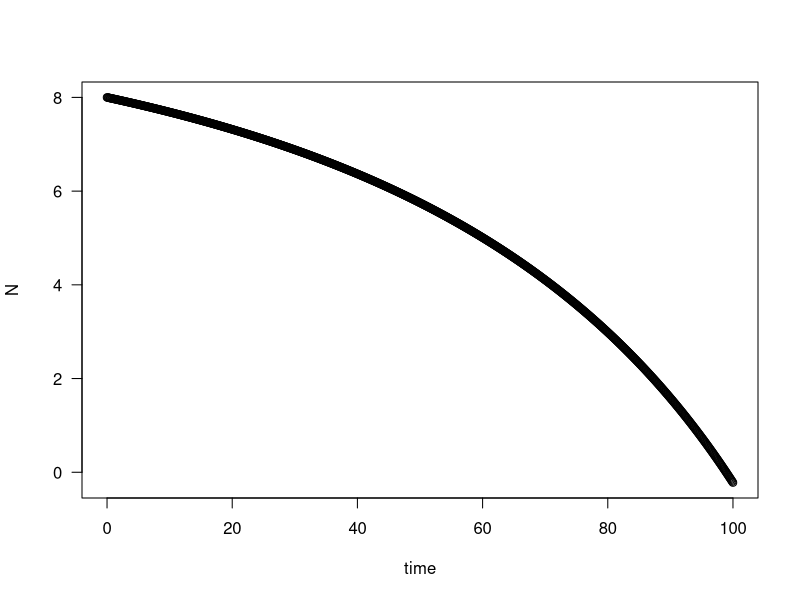
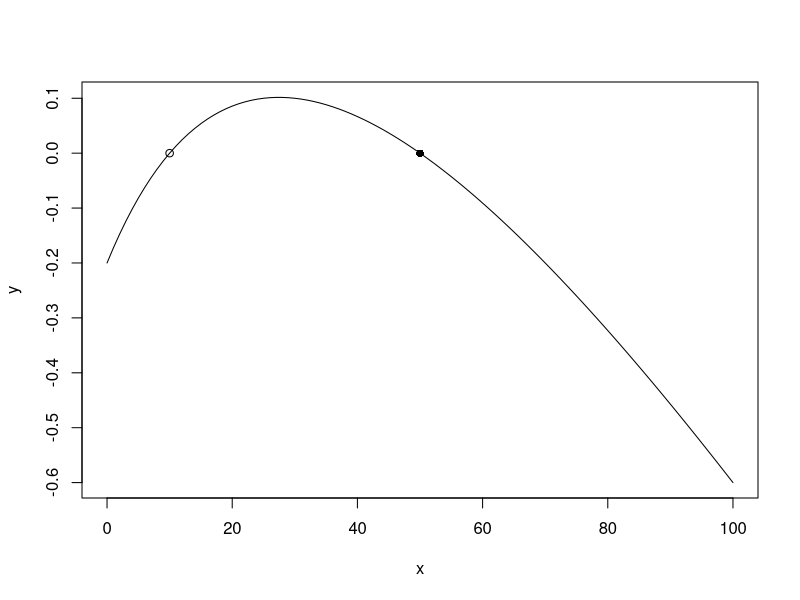
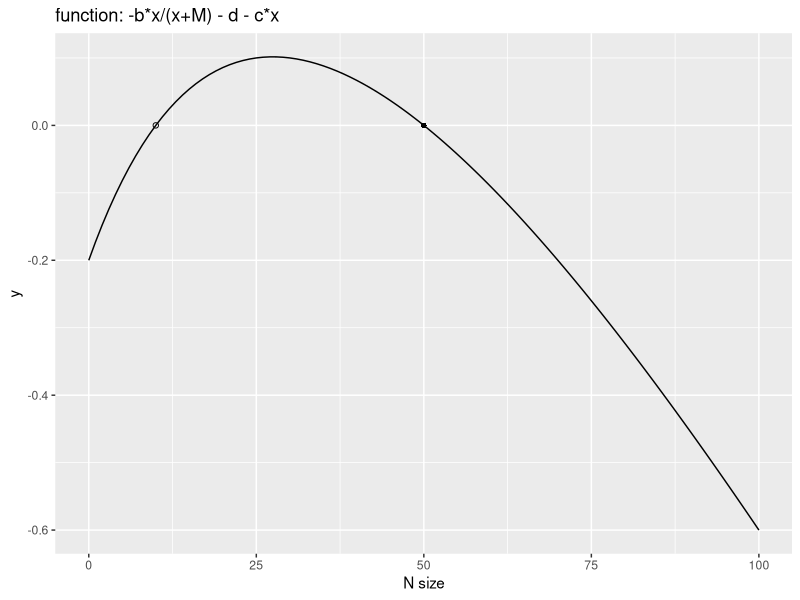

Write the R code that produced these figures, in order.
## ---- chunk 1
#knowns: grows exponentially, population doubles at 109 days, lethal size of population is 1x10^12 cells.

#question asks: solve for time at which N= 1x10^12 given the rate of growth 
#No= 1
#dN/dT= rN (1-N)- HN
#Nt= Noe^rt
#t= 109 days #time to double
#r =ln(2)/t
# solving for r 
timetodouble=109
r= log(2)/109
r
#r= 0.006359148

#solving for t
log(1e+12)

lnNt<-log(1e+12)
lnNt
lnNo<-log(1)
lnNo

t<- (lnNt- lnNo)/r
t
#t= 4345.082 days 
years<-t/365
#time to reach 1*10^12 cells is 11.9 years
## ---- chunk 2
# dN/dt= b*N/N+M - d

# equilbrium points N*
# N*= dM/b-d 
# N*= 0

# stability point
# F= b*N/N+M -d #taking the derivative of F in terms of N
# dF/dN=[b*N/N+M -d]
# = b[dF/dN N/N+M] - 0 #applying the chain rule d/dN=F (G(N)), d goes to zero because its a constant 
# = b [(N+M)*1 - N(1+0)/(N+M)^2] #M is a constant because its not in terms of N
# = b[N+M-N/(N+M)^2]=> b[M/(N+M)^2]
# dF/dN|N=dM/b-d => (b-d)^2/bM 

## ---- chunk 3

# dN/dT= b*N/(N+M) - d - c*N

require(deSolve)
## Loading required package: deSolve
# Initial values
state <- c(N=8)
times <- seq(0,100,by=0.1)

# Parameters
parameters <- c(b = 2.4,c=0.02,M=50,d=0.2)

# Model
sterile_insect <- function(t,state,parameters){
  with(as.list(c(state,parameters)),{
       dN <- b*N/(N+M) - d - c*N
      list(c(dN))   
  })}


# Solve model and plot results
out <- ode(y = state,times=times,func=sterile_insect,parms=parameters)
par(mfrow=c(1,1))
plot(out[,1],out[,2],ylab='N',xlab='time',las=1)


# Equilbrium points:N*=10, N*=50
# Stability points: dF/dN|b*N/(N+M) - d - c*N => [bM/(N+M)^2] - c

# parameters
b=2.4
c=0.02
M=50 
d=0.2
#stability<- b*M/((N+M)^2) - c
N1=10
dFdN1 <- b*(M/(N1+M)^2) - c
# print(dFdN1) 0.013 #close to zero
N2= 50
dFdN2<- b*(M/(N2+M)^2) - c
# print(dFdN2) -0.008 #negative value

# Plot of b*N/(N+M) - d - c*N

x<- c(10,50)
y<- c(0,0)
points<-cbind(x,y)

curve(b*x/(x+M) - d - c*x, from=-0, to=100, xlab="x", ylab="y")
points(points, pch=c(1,16))


func<-b*x/(x+M) - d - c*x

newpoints<-as.data.frame(points)

# using ggplot
library(ggplot2)
test <- function(x) {2.4 * x/(x+50) - 0.2 - 0.02 * x}
f <- ggplot(data.frame(x = c(-0, 100)), aes(x)) + xlab("N size") + labs(title = "function: -b*x/(x+M) - d - c*x ")
f + stat_function(fun = test) +geom_point(data=newpoints, aes(x=x, y=y),pch=c(1,16))

#point N*10 is unstable and will go to extinction while N*50 is stable and will grow
